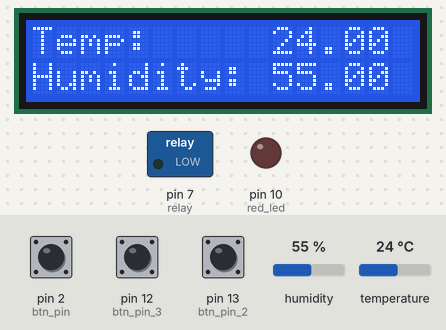
Bench run of a sketch on a simulated Arduino Uno, built with avr-gcc and run on an emulated ATmega328P. Shown: 16×2 character LCD, switched loads named in the sketch (green lamp = pin HIGH), output pins drawn as LEDs (lit = HIGH). The test bench sets the inputs (shaded band); at power-on: pin 2 (btn_pin) HIGH, pin 13 (btn_pin_2) HIGH, humidity 55 %, pin 12 (btn_pin_3) HIGH, temperature 24 °C.

Above: at 1.2 s.
1.3 s: pin 2 (btn_pin) pulled LOW for 0.15 s
At 1.8 s:
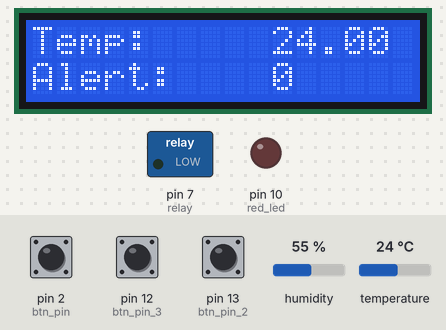
2.9 s: pin 13 (btn_pin_2) pulled LOW for 1 s
10.0 s: pin 2 (btn_pin) pulled LOW for 1 s
At 11.3 s:
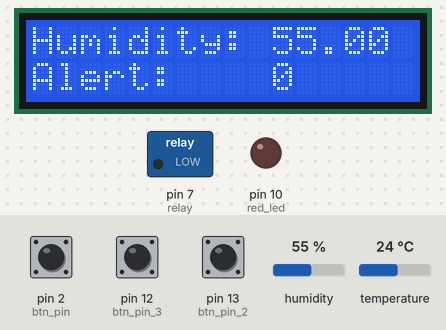
12.5 s: humidity set to 22 %
At 13.3 s:
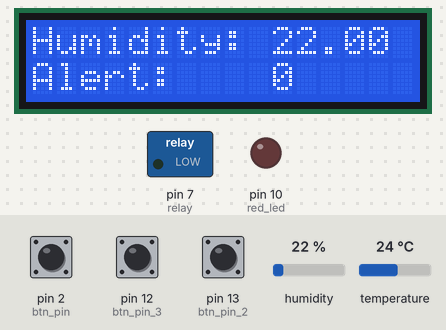
14.0 s: pin 13 (btn_pin_2) pulled LOW for 0.15 s
At 14.21 s:
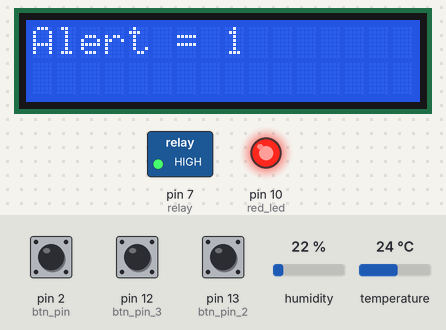
15.8 s: humidity set to 40 %
At 17.7 s:
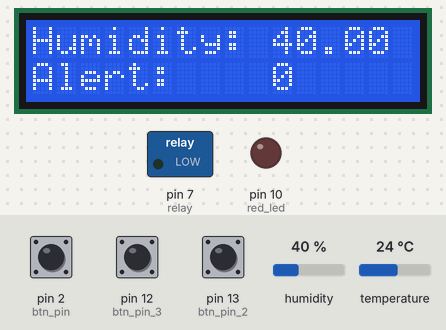
Timing chart, 0 to 19.2 s (numbered marks = the images above; inputs shaded):
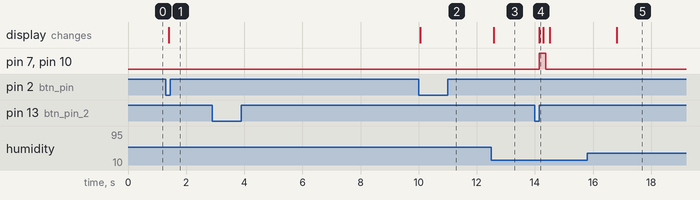

Measured:
- after the input at 1.3 s, the display: changes after 0.10 s (image 1)
- after the input at 2.9 s, every drawn part: stays the same
- after the input at 10.0 s, the display: changes after 0.05 s (image 2)
- after the input at 12.5 s, the display: changes after 0.08 s (image 3)
- after the input at 14.0 s, pin 7 (relay), pin 10 (red_led): LOW → HIGH after 0.15 s, → LOW 0.23 s later; the display: changes after 0.15 s (image 4)
- after the input at 15.8 s, the display: changes after 1.0 s (image 5)

The sketch:

arduino.ino
```cpp
//Serial================================
#include <SoftwareSerial.h>

// Serial INITIALIZATION
const byte rxPin = 3;
const byte txPin = 4;

SoftwareSerial esp32(rxPin, txPin);

// JSON================================
#include <ArduinoJson.h>

// LCD =================================
#include <LiquidCrystal_I2C.h>

// LCD INITIALIZATION
LiquidCrystal_I2C lcd(0x27, 16, 2);

//DHT================================
#include "DHT.h"

// DHT INITIALIZATION
#define DHTPIN 5
#define DHTTYPE DHT11

DHT dht ( DHTPIN , DHTTYPE );

// etc ================================
int btn_pin = 2;
int btn_pin_2 = 13;
int btn_pin_3 = 12;
int btn_pin_4 = 11;

int red_led = 10;

int relay = 7;

int t_alert = 0;
int h_alert = 0;

volatile int state = 0;

void setup() {
    pinMode(btn_pin, INPUT_PULLUP);
    attachInterrupt(digitalPinToInterrupt(btn_pin), switchState, FALLING);

    pinMode(btn_pin_2, INPUT_PULLUP);
    pinMode(btn_pin_3, INPUT_PULLUP);
    pinMode(btn_pin_4, INPUT_PULLUP);

    pinMode(red_led, OUTPUT);
    pinMode(relay, OUTPUT);

    digitalWrite(red_led, LOW);
    digitalWrite(relay, LOW);

    Serial.begin(115200);
    esp32.begin(9600);

    lcd.begin();
    dht.begin();
}

void loop() {
    //Online
    while (esp32.available()) {
        float t = dht.readTemperature();
        float h = dht.readHumidity();
        setText(t, h);
        comm(t, h);
        if (digitalRead(btn_pin_2) == HIGH && state != 0) {
            if (state == 1) {
                t_alert = setAlert();
            }
            else if (state == 2) {
                h_alert = setAlert();
            }
        }
        checkAlert(t, h);
    }
    //Offline
    if (esp32.available() == 0) {
        float t = dht.readTemperature();
        float h = dht.readHumidity();
        setText(t, h);
        if (digitalRead(btn_pin_2) == HIGH && state != 0) {
            if (state == 1) {
                t_alert = setAlert();
            }
            else if (state == 2) {
                h_alert = setAlert();
            }
        }
        checkAlert(t, h);
    }
    delay(100);
}

void switchState () {
    if (state == 0) {
    state = 1;
  }
    else if (state == 1) {
    state = 2;
  }
    else {
        state = 0;
    }
}

void setText(float t, float h) {
    if (state == 0) {
        lcd.clear();
        lcd.setCursor(0, 0);
        lcd.print("Temp:");
        lcd.setCursor(10, 0);
        lcd.print(t);
        lcd.setCursor(0, 1);
        lcd.print("Humidity:");
        lcd.setCursor(10, 1);
        lcd.print(h);
    }
    else if (state == 1) {
        lcd.clear();
        lcd.setCursor(0, 0);
        lcd.print("Temp:");
        lcd.setCursor(10, 0);
        lcd.print(t);

        lcd.setCursor(0, 1);
        lcd.print("Alert:");
        lcd.setCursor(10, 1);
        lcd.print(t_alert);
    }
    else if (state == 2){
        lcd.clear();
        lcd.setCursor(0, 0);
        lcd.print("Humidity:");
        lcd.setCursor(10, 0);
        lcd.print(h);

        lcd.setCursor(0, 1);
        lcd.print("Alert:");
        lcd.setCursor(10, 1);
        lcd.print(h_alert);
    }
}

int setAlert() {
    int temp = 0;
    delay(100);
    while (digitalRead(btn_pin_2) != HIGH) {
        if (digitalRead(btn_pin_3) == HIGH){
            temp += 1;
            delay(100);
        }
        else if (digitalRead(btn_pin_4) == HIGH) {
            temp -= 1;
            delay(100);
        }
        lcd.clear();
        lcd.setCursor(0, 0);
        lcd.print("Alert = ");
        lcd.setCursor(8, 0);
        lcd.print(temp);
    }
    return temp;
}


void checkAlert(float t, float h) {
    if (t_alert == 0 && h_alert == 0) {
        digitalWrite(red_led, LOW);
        digitalWrite(relay, LOW);
    }
    else if (t_alert <= t && h_alert == 0) {
        digitalWrite(red_led, HIGH);
        digitalWrite(relay, HIGH);
    }
    else if (h_alert <= h && t_alert == 0) {
        digitalWrite(red_led, HIGH);
        digitalWrite(relay, HIGH);
    }
    else if (t_alert <= t || h_alert <= h) {
        digitalWrite(red_led, HIGH);
        digitalWrite(relay, HIGH);
    }
    else {
        digitalWrite(red_led, LOW);
        digitalWrite(relay, LOW);
    }
}

void comm(float t, float h) {
    StaticJsonDocument<1024> data;
    data["t"] = t;
    data["h"] = h;
    serializeJson(data, esp32);
    delay(1000);
}
```
